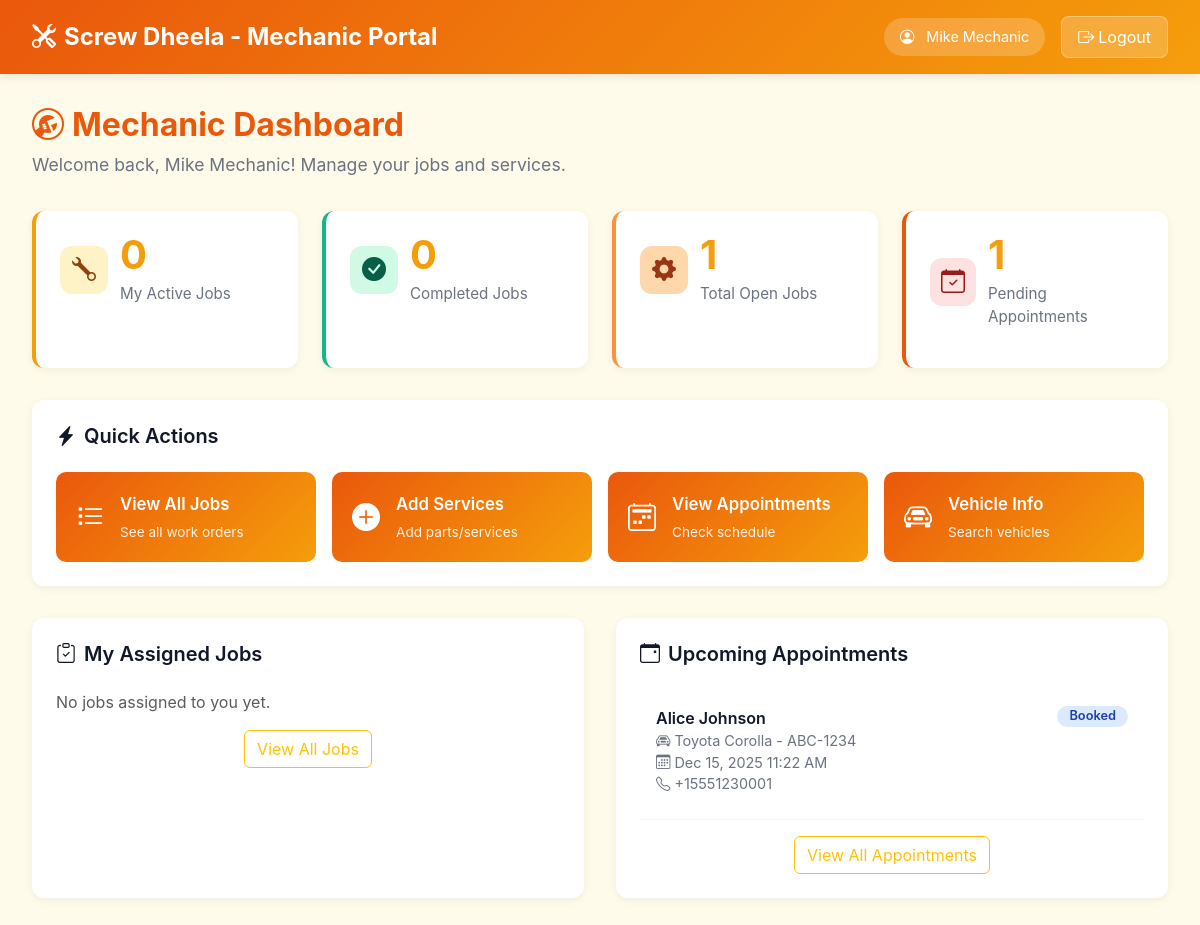
/public/mechanic_dashboard.php (signed in), run on the app's committed database.
### tables this page shows
CREATE TABLE IF NOT EXISTS appointments (
    appointment_id       INT AUTO_INCREMENT PRIMARY KEY,
    customer_id          INT NOT NULL,
    vehicle_id           INT NOT NULL,
    appointment_datetime DATETIME NOT NULL,
    problem_description  TEXT,
    status               VARCHAR(20) DEFAULT 'booked',
    created_by_staff_id  INT,
    created_at           DATETIME DEFAULT CURRENT_TIMESTAMP,
    FOREIGN KEY (customer_id) REFERENCES customers(customer_id)
        ON DELETE CASCADE,
    FOREIGN KEY (vehicle_id) REFERENCES vehicles(vehicle_id)
        ON DELETE CASCADE,
    FOREIGN KEY (created_by_staff_id) REFERENCES staff(staff_id)
        ON DELETE SET NULL
);

CREATE TABLE IF NOT EXISTS customers (
    customer_id       INT AUTO_INCREMENT PRIMARY KEY,
    name              VARCHAR(100) NOT NULL,
    phone             VARCHAR(20) UNIQUE,
    email             VARCHAR(100),
    address           VARCHAR(255),
    password_hash     VARCHAR(255),              
    is_email_verified TINYINT(1) DEFAULT 0,
    created_at        DATETIME DEFAULT CURRENT_TIMESTAMP
);

CREATE TABLE IF NOT EXISTS vehicles (
    vehicle_id      INT AUTO_INCREMENT PRIMARY KEY,
    customer_id     INT NOT NULL,
    registration_no VARCHAR(20) NOT NULL UNIQUE,
    brand           VARCHAR(50),
    model           VARCHAR(50),
    year            INT,
    vehicle_type    VARCHAR(30),   
    FOREIGN KEY (customer_id) REFERENCES customers(customer_id)
        ON DELETE CASCADE
);

### public/mechanic_dashboard.php (the view, shortened to what this page needs)
<?php
require_once __DIR__ . "/../config/db.php";
$staff_id = $_SESSION['staff_id'];
$staff_name = $_SESSION['staff_name'];
$my_active_jobs = $conn->prepare("SELECT COUNT(*) as count FROM jobs WHERE mechanic_id = ? AND status = 'open'");
$my_active_jobs->bind_param("i", $staff_id);
$my_active_jobs->execute();
$active_jobs_count = $my_active_jobs->get_result()->fetch_assoc()['count'];
$my_completed_jobs = $conn->prepare("SELECT COUNT(*) as count FROM jobs WHERE mechanic_id = ? AND status = 'completed'");
$my_completed_jobs->bind_param("i", $staff_id);
$my_completed_jobs->execute();
$completed_jobs_count = $my_completed_jobs->get_result()->fetch_assoc()['count'];
$total_open_jobs = $conn->query("SELECT COUNT(*) as count FROM jobs WHERE status = 'open'")->fetch_assoc()['count'];
$pending_appointments = $conn->query("SELECT COUNT(*) as count FROM appointments WHERE status IN ('booked', 'confirmed')")->fetch_assoc()['count'];
$my_jobs = $conn->prepare("SELECT j.*, a.appointment_datetime, a.problem_description,
                                  c.name as customer_name, c.phone,
                                  v.registration_no, v.brand, v.model, v.year
                           FROM jobs j
                           JOIN appointments a ON j.appointment_id = a.appointment_id
                           JOIN customers c ON a.customer_id = c.customer_id
                           LEFT JOIN vehicles v ON a.vehicle_id = v.vehicle_id
                           WHERE j.mechanic_id = ?
                           ORDER BY j.job_date DESC
                           LIMIT 8");
$my_jobs->bind_param("i", $staff_id);
$my_jobs->execute();
$assigned_jobs = $my_jobs->get_result()->fetch_all(MYSQLI_ASSOC);
$upcoming_appointments = $conn->query("SELECT a.*, c.name as customer_name, c.phone,
                                              v.registration_no, v.brand, v.model
                                       FROM appointments a
                                       JOIN customers c ON a.customer_id = c.customer_id
                                       LEFT JOIN vehicles v ON a.vehicle_id = v.vehicle_id
                                       WHERE a.status IN ('booked', 'confirmed')
                                       AND a.appointment_datetime >= NOW()
                                       ORDER BY a.appointment_datetime ASC
                                       LIMIT 6")->fetch_all(MYSQLI_ASSOC);
?>
<!DOCTYPE html>
<html lang="en">
<head>
    <link href="https://cdn.jsdelivr.net/npm/bootstrap@5.3.0/dist/css/bootstrap.min.css" rel="stylesheet">
    <link rel="stylesheet" href="https://cdn.jsdelivr.net/npm/bootstrap-icons@1.11.0/font/bootstrap-icons.css">
</head>
<body>
    <nav class="top-nav">
        <div class="top-nav-content">
            <div class="logo">
                <i class="bi bi-tools"></i>
                Screw Dheela - Mechanic Portal
            </div>
            <div class="user-info">
                <span class="user-badge">
                    <i class="bi bi-person-circle me-2"></i>
                    <?php echo htmlspecialchars($staff_name); ?>
                </span>
                <a href="logout.php" class="logout-btn">
                    <i class="bi bi-box-arrow-right me-1"></i>Logout
                </a>
            </div>
        </div>
    </nav>
    <div class="container-main">
        <div class="dashboard-header">
            <h1 class="dashboard-title">
                <i class="bi bi-wrench-adjustable-circle me-2"></i>Mechanic Dashboard
            </h1>
            <p class="dashboard-subtitle">Welcome back, <?php echo htmlspecialchars($staff_name); ?>! Manage your jobs and services.</p>
        </div>
        <div class="stats-grid">
            <div class="stat-card orange">
                <div class="stat-header">
                    <div class="stat-icon orange">
                        <i class="bi bi-wrench"></i>
                    </div>
                    <div>
                        <div class="stat-value"><?php echo $active_jobs_count; ?></div>
                        <div class="stat-label">My Active Jobs</div>
                    </div>
                </div>
            </div>
            <div class="stat-card green">
                <div class="stat-header">
                    <div class="stat-icon green">
                        <i class="bi bi-check-circle-fill"></i>
                    </div>
                    <div>
                        <div class="stat-value"><?php echo $completed_jobs_count; ?></div>
                        <div class="stat-label">Completed Jobs</div>
                    </div>
                </div>
            </div>
            <div class="stat-card amber">
                <div class="stat-header">
                    <div class="stat-icon amber">
                        <i class="bi bi-gear-fill"></i>
                    </div>
                    <div>
                        <div class="stat-value"><?php echo $total_open_jobs; ?></div>
                        <div class="stat-label">Total Open Jobs</div>
                    </div>
                </div>
            </div>
            <div class="stat-card red">
                <div class="stat-header">
                    <div class="stat-icon red">
                        <i class="bi bi-calendar-check"></i>
                    </div>
                    <div>
                        <div class="stat-value"><?php echo $pending_appointments; ?></div>
                        <div class="stat-label">Pending Appointments</div>
                    </div>
                </div>
            </div>
        </div>
        <div class="quick-actions">
            <h2 class="section-title">
                <i class="bi bi-lightning-charge-fill"></i>
                Quick Actions
            </h2>
            <div class="actions-grid">
                <a href="../jobs/list.php" class="action-btn">
                    <i class="bi bi-list-task"></i>
                    <div class="action-text">
                        <div class="action-title">View All Jobs</div>
                        <div class="action-subtitle">See all work orders</div>
                    </div>
                </a>
                <a href="../jobs/add_services.php" class="action-btn">
                    <i class="bi bi-plus-circle-fill"></i>
                    <div class="action-text">
                        <div class="action-title">Add Services</div>
                        <div class="action-subtitle">Add parts/services</div>
                    </div>
                </a>
                <a href="../appointments/list.php" class="action-btn">
                    <i class="bi bi-calendar2-week"></i>
                    <div class="action-text">
                        <div class="action-title">View Appointments</div>
                        <div class="action-subtitle">Check schedule</div>
                    </div>
                </a>
                <a href="../vehicles/list.php" class="action-btn">
                    <i class="bi bi-car-front"></i>
                    <div class="action-text">
                        <div class="action-title">Vehicle Info</div>
                        <div class="action-subtitle">Search vehicles</div>
                    </div>
                </a>
            </div>
        </div>
        <div class="content-row">
            <div class="data-card">
                <h2 class="section-title">
                    <i class="bi bi-clipboard-check"></i>
                    My Assigned Jobs
                </h2>
                <?php if (empty($assigned_jobs)): ?>
                    <p class="text-muted">No jobs assigned to you yet.</p>
                <?php endif; ?>
                <div class="mt-3 text-center">
                    <a href="../jobs/list.php" class="btn btn-outline-warning">View All Jobs</a>
                </div>
            </div>
            <div class="data-card">
                <h2 class="section-title">
                    <i class="bi bi-calendar-event"></i>
                    Upcoming Appointments
                </h2>
                <?php if (empty($upcoming_appointments)): ?>
                    <p class="text-muted">No upcoming appointments.</p>
                <?php else: ?>
                    <?php foreach ($upcoming_appointments as $appt): ?>
                        <div class="list-item">
                            <div class="item-header">
                                <div>
                                    <div class="item-title"><?php echo htmlspecialchars($appt['customer_name']); ?></div>
                                    <div class="item-details">
                                        <?php if ($appt['registration_no']): ?>
                                            <i class="bi bi-car-front me-1"></i><?php echo htmlspecialchars($appt['brand'] . ' ' . $appt['model']); ?>
                                            - <?php echo htmlspecialchars($appt['registration_no']); ?><br>
                                        <?php endif; ?>
                                        <i class="bi bi-calendar3 me-1"></i><?php echo date('M d, Y h:i A', strtotime($appt['appointment_datetime'])); ?><br>
                                        <i class="bi bi-telephone me-1"></i><?php echo htmlspecialchars($appt['phone']); ?>
                                    </div>
                                </div>
                                <span class="badge info">
                                    <?php echo ucfirst(htmlspecialchars($appt['status'])); ?>
                                </span>
                            </div>
                        </div>
                    <?php endforeach; ?>
                <?php endif; ?>
                <div class="mt-3 text-center">
                    <a href="../appointments/list.php" class="btn btn-outline-warning">View All Appointments</a>
                </div>
            </div>
        </div>
    </div>
</body>
</html>

### public/mechanic_dashboard.php (style rules this page uses)
:root { --primary-color: #f59e0b; --primary-dark: #d97706; --secondary-color: #fb923c; --accent-color: #ea580c; --light-bg: #fffbeb; }
body { font-family: -apple-system, BlinkMacSystemFont, 'Segoe UI', Roboto, sans-serif; background: var(--light-bg); margin: 0; padding: 0; }
.top-nav { background: linear-gradient(135deg, var(--accent-color), var(--primary-color)); color: white; padding: 1rem 2rem; box-shadow: 0 2px 10px rgba(0,0,0,0.1); }
.top-nav-content { display: flex; justify-content: space-between; align-items: center; max-width: 1400px; margin: 0 auto; }
.logo { font-size: 1.5rem; font-weight: 700; display: flex; align-items: center; gap: 0.5rem; }
.user-info { display: flex; align-items: center; gap: 1rem; }
.user-badge { background: rgba(255,255,255,0.2); padding: 0.5rem 1rem; border-radius: 20px; font-size: 0.9rem; }
.container-main { max-width: 1400px; margin: 2rem auto; padding: 0 2rem; }
.dashboard-header { margin-bottom: 2rem; }
.dashboard-title { font-size: 2rem; font-weight: 700; color: var(--accent-color); margin-bottom: 0.5rem; }
.dashboard-subtitle { color: #6b7280; font-size: 1.1rem; }
.stats-grid { display: grid; grid-template-columns: repeat(auto-fit, minmax(250px, 1fr)); gap: 1.5rem; margin-bottom: 2rem; }
.stat-card { background: white; border-radius: 12px; padding: 1.5rem; box-shadow: 0 2px 8px rgba(0,0,0,0.06); border-left: 4px solid var(--primary-color); transition: transform 0.2s, box-shadow 0.2s; }
.stat-card.orange { border-left-color: #f59e0b; }
.stat-card.amber { border-left-color: #fb923c; }
.stat-card.red { border-left-color: #ea580c; }
.stat-card.green { border-left-color: #10b981; }
.stat-header { display: flex; align-items: center; gap: 0.75rem; margin-bottom: 1rem; }
.stat-icon { width: 48px; height: 48px; border-radius: 12px; display: flex; align-items: center; justify-content: center; font-size: 1.5rem; }
.stat-icon.orange { background: #fef3c7; color: #92400e; }
.stat-icon.amber { background: #fed7aa; color: #9a3412; }
.stat-icon.red { background: #fee2e2; color: #991b1b; }
.stat-icon.green { background: #d1fae5; color: #065f46; }
.stat-value { font-size: 2.5rem; font-weight: 700; color: var(--primary-color); line-height: 1; }
.stat-label { color: #6b7280; font-size: 0.95rem; margin-top: 0.5rem; }
.quick-actions { background: white; border-radius: 12px; padding: 1.5rem; margin-bottom: 2rem; box-shadow: 0 2px 8px rgba(0,0,0,0.06); }
.section-title { font-size: 1.25rem; font-weight: 600; color: #111827; margin-bottom: 1.5rem; display: flex; align-items: center; gap: 0.5rem; }
.actions-grid { display: grid; grid-template-columns: repeat(auto-fit, minmax(200px, 1fr)); gap: 1rem; }
.action-btn { background: linear-gradient(135deg, var(--accent-color), var(--primary-color)); color: white; padding: 1.25rem; border-radius: 10px; text-decoration: none; display: flex; align-items: center; gap: 1rem; transition: transform 0.2s, box-shadow 0.2s; border: none; }
.action-btn i { font-size: 1.75rem; }
.action-text { flex: 1; }
.action-title { font-weight: 600; font-size: 1.05rem; margin-bottom: 0.25rem; }
.action-subtitle { font-size: 0.85rem; opacity: 0.9; }
.content-row { display: grid; grid-template-columns: 1fr 1fr; gap: 2rem; margin-bottom: 2rem; }
.data-card { background: white; border-radius: 12px; padding: 1.5rem; box-shadow: 0 2px 8px rgba(0,0,0,0.06); }
.list-item { padding: 1rem; border-bottom: 1px solid #f3f4f6; transition: background 0.2s; }
.item-header { display: flex; justify-content: space-between; align-items: start; margin-bottom: 0.5rem; }
.item-title { font-weight: 600; color: #111827; }
.badge { padding: 0.25rem 0.75rem; border-radius: 12px; font-size: 0.8rem; font-weight: 600; }
.badge.info { background: #dbeafe; color: #1e40af; }
.item-details { color: #6b7280; font-size: 0.9rem; }
.logout-btn { background: rgba(255,255,255,0.2); border: 1px solid rgba(255,255,255,0.3); color: white; padding: 0.5rem 1rem; border-radius: 8px; text-decoration: none; transition: background 0.2s; }

### data on the page
appointments: customer.name "Alice Johnson", vehicle.model "Toyota Corolla", vehicle.registration_no "ABC-1234", appointment_datetime "Dec 15, 2025 11:22 AM", customer.phone "+15551230001", status "Booked"

### other printed values
$staff_name "Mike Mechanic"
$active_jobs_count "0"
$completed_jobs_count "0"
$total_open_jobs "1"
$pending_appointments "1"
